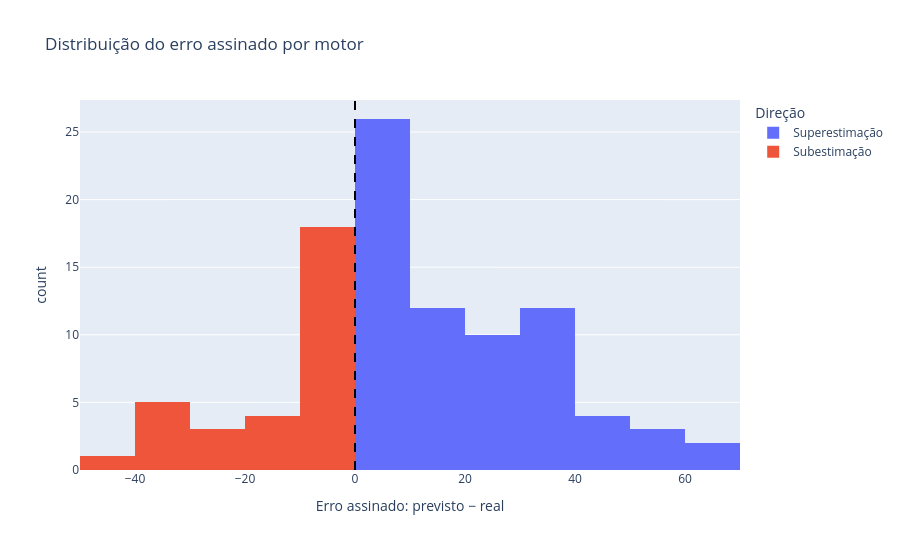

The code cell stored with this chart in its notebook:
### Markdown cell above
### Insights

A média positiva observada anteriormente indica superestimação agregada, mas a mediana e os percentuais mostram se essa tendência está espalhada entre os motores ou concentrada em poucos casos. Os percentis e os extremos serão usados para distinguir um viés sistemático de alguns erros muito grandes.

### Code cell
error_direction = test_results.assign(
    direcao_erro=test_results['erro'].map(
        lambda value: 'Superestimação' if value > 0 else 'Subestimação' if value < 0 else 'Exato'
    )
)
fig = px.histogram(
    error_direction,
    x='erro',
    color='direcao_erro',
    nbins=20,
    labels={'erro': 'Erro assinado: previsto − real', 'direcao_erro': 'Direção'},
    title=lang({'title': 'Distribuição do erro assinado por motor'})['title'],
    height=550,
)
fig.add_vline(x=0, line_dash='dash', line_color='black')
fig.show()

### Figure 1 — Plotly figure (JSON) as saved in the notebook; plotly's stock layout.template omitted (floating-point values rounded to 4 significant figures)
{"data": [{"bingroup": "x", "hovertemplate": "Direção=Superestimação<br>Erro assinado: previsto − real=%{x}<br>count=%{y}<extra></extra>", "legendgroup": "Superestimação", "marker": {"color": "#636efa", "pattern": {"shape": ""}}, "name": "Superestimação", "nbinsx": 20, "orientation": "v", "showlegend": true, "type": "histogram", "x": [64.75, 48.54, 3.458, 9.02, 9.536, 16.16, 30.54, 6.001, 37.29, 68.08, 34.17, 1.798, 35.61, 22.7, 7.783, 14.41, 54.08, 23.74, 6.046, 7.435, 11.07, 38.39, 15.87, 13.21, 5.95, 29.43, 5.16, 33.65, 3.332, 28.84, 3.9, 45.8, 9.812, 3.009, 31.83, 7.106, 30.17, 48.16, 1.863, 8.719, 34.15, 0.5695, 12.7, 32.48, 25.15, 5.721, 19.45, 25.52, 3.104, 59.04, 10.17, 24.62, 25.75, 26.5, 5.381, 12.46, 4.061, 0.7443, 50.73, 35.3, 0.1551, 42.03, 35.69, 19.08, 11.45, 1.83, 3.238, 24.91, 18.34], "xaxis": "x", "yaxis": "y"}, {"bingroup": "x", "hovertemplate": "Direção=Subestimação<br>Erro assinado: previsto − real=%{x}<br>count=%{y}<extra></extra>", "legendgroup": "Subestimação", "marker": {"color": "#EF553B", "pattern": {"shape": ""}}, "name": "Subestimação", "nbinsx": 20, "orientation": "v", "showlegend": true, "type": "histogram", "x": [-6.99, -22.26, -12.4, -35.26, -4.951, -6.391, -34.36, -0.6089, -1.842, -41.42, -13.86, -5.668, -22.1, -17.35, -26.4, -4.106, -10.21, -7.04, -34.93, -8.61, -0.5094, -4.786, -4.343, -3.172, -38.3, -5.89, -33.27, -5.814, -0.2051, -2.107, -3.605], "xaxis": "x", "yaxis": "y"}], "layout": {"barmode": "relative", "height": 550, "legend": {"title": {"text": "Direção"}, "tracegroupgap": 0}, "shapes": [{"line": {"color": "black", "dash": "dash"}, "type": "line", "x0": 0, "x1": 0, "xref": "x", "y0": 0, "y1": 1, "yref": "y domain"}], "title": {"text": "Distribuição do erro assinado por motor"}, "xaxis": {"anchor": "y", "domain": [0, 1], "title": {"text": "Erro assinado: previsto − real"}}, "yaxis": {"anchor": "x", "domain": [0, 1], "title": {"text": "count"}}}}
